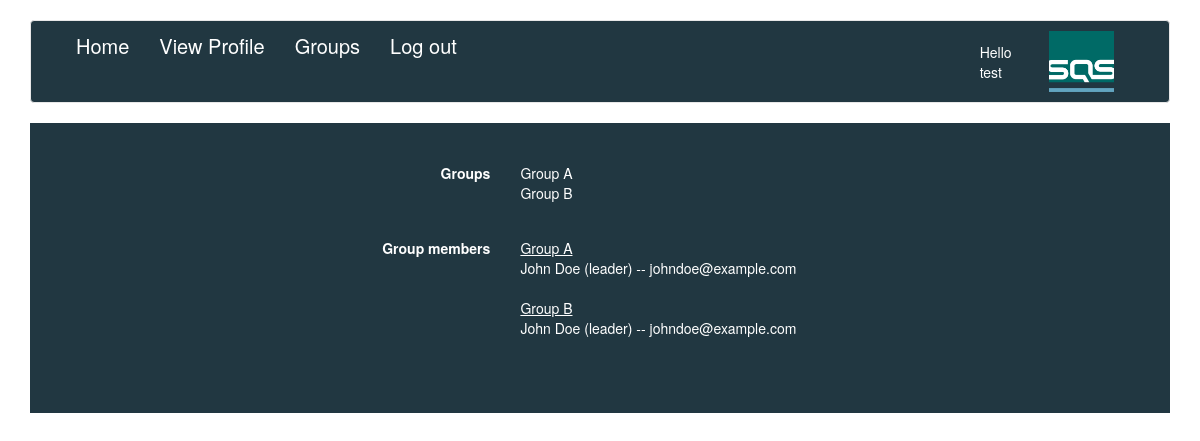
/Training_site/groups.php (signed in), run on the app's committed database.
### tables this page shows
CREATE TABLE `group_members` (
  `id` int(11) NOT NULL,
  `group_id` int(11) DEFAULT NULL,
  `leader` tinyint(1) DEFAULT '0',
  `date_joined` timestamp NOT NULL DEFAULT CURRENT_TIMESTAMP ON UPDATE CURRENT_TIMESTAMP,
  `uid` int(11) DEFAULT NULL
);

CREATE TABLE `user` (
  `UID` int(11) NOT NULL,
  `Name` text NOT NULL,
  `Email` text NOT NULL,
  `Password` varchar(64) NOT NULL,
  `level` int(11) DEFAULT '3'
);

### Training_site/groups.php (the view, shortened to what this page needs)
<?php
include 'config/header.php';
require_once('../sql_connector.php');
?>
<html>
<div class="container">
<form  class= "form-horizontal"action="" method="post">
	<?php
		$group_names = [];
		$group_ids = [];
		$sql1 = "SELECT * FROM groups;";
		$result1 = $mysqli->query($sql1);
		if($result1->num_rows > 0)
		{
			while($row = $result1->fetch_assoc())
			{
				array_push($group_names, $row["name"]);
				array_push($group_ids, $row["id"]);
			}
		}
		else
		{
			echo "<p> No groups could be found </p>";
		}
		echo '<div class="form-group">';
		echo '<label class="control-label col-sm-5" >Groups</label>';
		echo '<div class="col-sm-5">';
		foreach($group_names as $key => $value)
		{
			echo $value."<br />";
		}
		echo '</div></div>';
		echo '<div class="form-group">';
		echo '<label class="control-label col-sm-5" >Group members</label>';
		echo '<div class="col-sm-5">';
	foreach($group_ids as $key => $value)
		{
			$sql2 = "SELECT user.Name, user.Email, group_members.leader FROM user INNER JOIN group_members ON user.uid=group_members.uid WHERE group_members.group_id=".$value.";";
			echo "<u>".$group_names[$key]."</u><br />";
			$result2 = $mysqli->query($sql2);
			if($result2->num_rows > 0)
			{
				while($row = $result2->fetch_assoc())
				{
					$leader = $row["leader"];
					$leadership = "";
					if($leader == 1)
					{
						$leadership = "(leader)";
					}
					echo $row["Name"]." ".$leadership." -- ".$row["Email"]."<br />";
				}
			}
			else
			{
				echo "<p> No members in this group </p>";
			}
			echo "<br />";
		}
			echo "<br />";
			echo '</div></div>';
	?>
</form>
</div>
</html>

### Training_site/assets/css/navbar.css (style rules this page uses)
body { padding-top: 20px; padding-bottom: 20px; }

### Training_site/assets/css/main.css (style rules this page uses)
.form-group { padding-top:20px; padding-left: 5px; }
form label { color: #ffffff; padding-top: 0px !important; margin-bottom: 0px; margin-right: 0px; padding-left: 0px; margin-left: 0px; }
form { margin-top:20px; padding-top:20px; padding-bottom:20px; color: #fff; background-color: #213741; }

### data on the page
group_members: uid.Name "John Doe", leader "(leader)", uid.Email "johndoe@example.com"
group_members: uid.Name "John Doe", leader "(leader)", uid.Email "johndoe@example.com"

### other printed values
$_SESSION['name'] "test"
$value "Group A"
$value "Group B"
$group_names[$key] "Group A"
$group_names[$key] "Group B"
